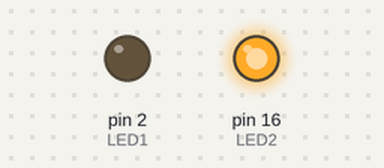
A sketch run on a simulated Arduino Uno, built with avr-gcc and run on an emulated ATmega328P. On the bench: output pins drawn as LEDs (lit = HIGH).

Above: at 0.5 s.
At 2.0 s:
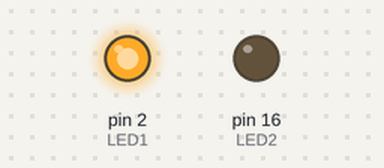
Timing chart, 0 to 5.3 s (numbered marks = the images above):
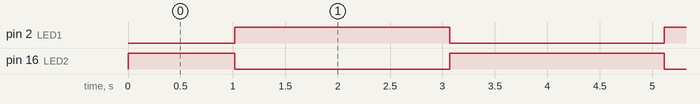

Measured:
- by itself, pin 2 (LED1): alternates HIGH for 2.0 s and LOW for 2.0 s
- by itself, pin 16 (LED2): repeats every 4.1 s: LOW 2.0 s, HIGH 2.0 s

The sketch:

ex06.ino.ino
```cpp
// ex06 双通道反相渐变警车双闪灯效
#define LED1 2
#define LED2 16

int brightness = 0;
int step = 1;

void setup() {
  Serial.begin(115200);
  pinMode(LED1, OUTPUT);
  pinMode(LED2, OUTPUT);
}

void loop() {
  brightness += step;
  // 亮度到达边界反转增减方向
  if (brightness <= 0) {
    step = 1;
  }
  if (brightness >= 255) {
    step = -1;
  }
  // 两路PWM反相输出，一灯渐亮另一灯同步渐暗
  analogWrite(LED1, brightness);
  analogWrite(LED2, 255 - brightness);

  delay(8);
}
```
